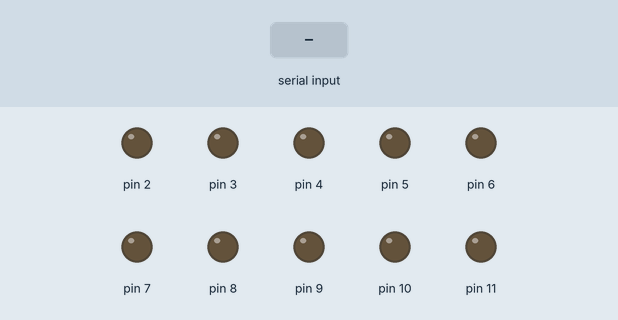
Bench run of a sketch on a simulated Arduino Uno, built with avr-gcc and run on an emulated ATmega328P. Shown: output pins drawn as LEDs (lit = HIGH). The test bench sets the inputs (shaded band).

Above: at 1.2 s.
1.3 s: byte 30 received over Serial
At 2.0 s:
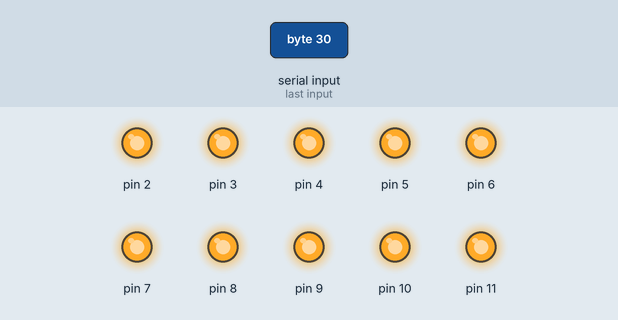
Timing chart, 0 to 4.3 s (numbered marks = the images above; inputs shaded):
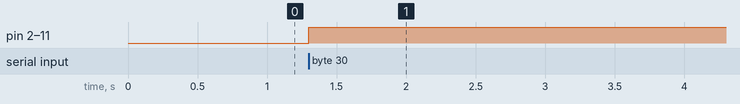

Measured:
- after the input at 1.3 s, pin 2–11: LOW → HIGH at once

The sketch:

b_02_LED_Display_Arduino.ino
```cpp
/*****************
 * Next Round
 * By Bernardo Schorr, Gustavo Faria and Stephanie Burgess
 *
 * This Code is part of the Next Round project.
 * This is the Arduino code for the LED display.
 *
 ******************/

//a variable to read incoming serial data from Processing
int incomingByte;

void setup() {

  //Here we initiate serial communication:
  Serial.begin(9600);

  //Here we set the digital pins to which the LEDs are connected to OUTPUT
  for (int i = 2; i <= 11; i++) {
    pinMode (i, OUTPUT);
    digitalWrite(i, LOW);
  }

}

void loop() {

  //Any time serial is available, read it.
  if (Serial.available() > 0) {
    incomingByte = Serial.read();
  }

  //Loop through all of the LEDs
  for (int i = 13; i >= 2; i--) {

    //if LED number is smaller then incoming Byte, turn it on.
    if (i < incomingByte) {
      digitalWrite (i, HIGH);
    }
    //if LED number is bigger then incoming Byte, turn it off.
    else {
      digitalWrite(i, LOW);
    }
  }
}
```
